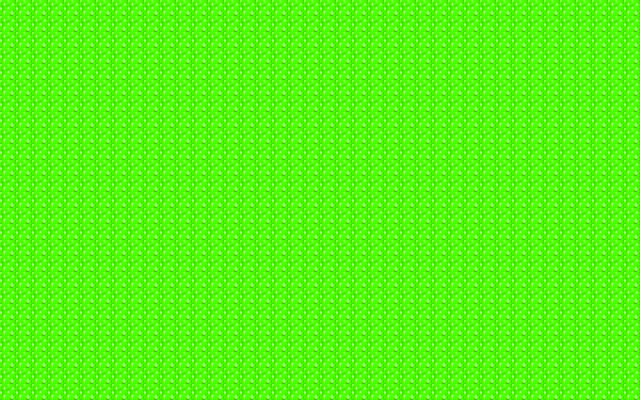

The image is a tile-based game level rendered from a .tmx file. Its description and source (layers, tilesets, objects; grid data summarised) follow:
An orthogonal 40x25 tile map with 16x16 px tiles, 1 tile layer (Tile Layer 1).

<map version="1.0" orientation="orthogonal" width="40" height="25" tilewidth="16" tileheight="16">
 <tileset firstgid="1" name="tile2" tilewidth="16" tileheight="16">
  <image source="tile2.png" trans="ff00ff" width="16" height="16" />
 </tileset>
 <layer name="Tile Layer 1" width="40" height="25">
  <data>[1000 cells, 1000 non-empty, 1 distinct tile ids]</data>
 </layer>
</map>